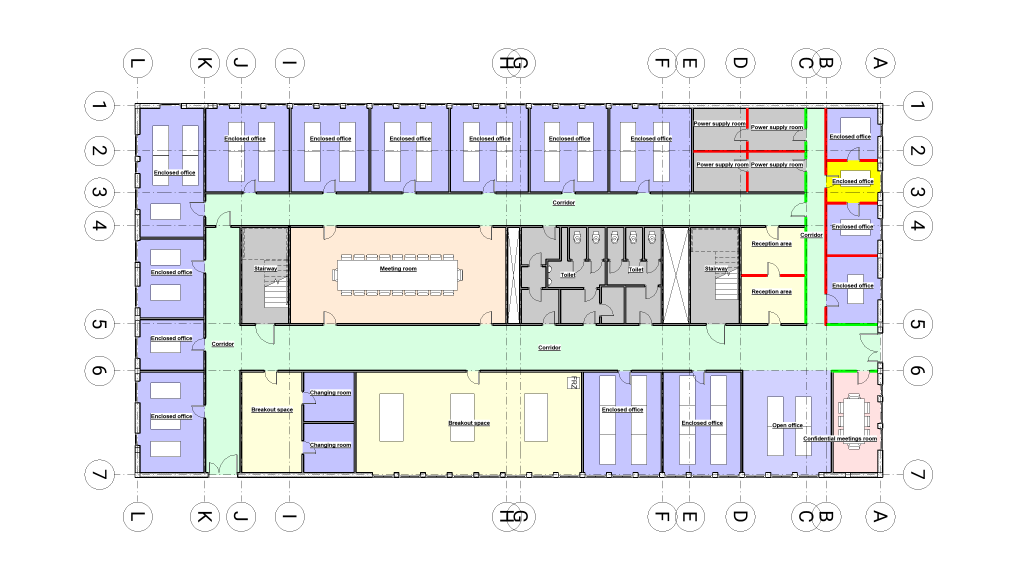
#> input picture paper-figures/U1_OK_RES_IBC1207_3_neighbor_3.png, 3052 x 1739 px, found by its file name (shown at 1/3 size)
$ python tuneFigures.py
#> lines starting #> are read from the running program, lines starting #| are printed output that depends on the picture
#> further down, im is the input picture: shape (1739, 3052, 3); mean B, G, R 233.1, 232.6, 229.7
#
# tuneFigures.py
#

# import modules
import cv2

FOLDER_PAPER_FIGURES = r'C:\dev\phd\ModelHealer\paper-figures'
FOLDER_PAPER_FIGURES_NEW = r'C:\dev\phd\ModelHealer\paper-figures\new'

def set_parameter_texts():

    label_dict = dict()

    #-
    label_name = 'ew35'
    new_dict = {
        'im_text': label_name,
        'im_x': 2020,
        'im_y': 300,
        }
    label_dict.update({label_name: new_dict})

    #-
    label_name = 'ew9'
    new_dict = {
        'im_text': label_name,
        'im_x': 2220,
        'im_y': 300,
        }
    label_dict.update({label_name: new_dict})

    #-
    label_name = 'ew7'
    new_dict = {
        'im_text': label_name,
        'im_x': 2360,
        'im_y': 300,
        }
    label_dict.update({label_name: new_dict})

    #-
    label_name = 'ew6'
    new_dict = {
        'im_text': label_name,
        'im_x': 2450,
        'im_y': 300,
        }
    label_dict.update({label_name: new_dict})

    #----------------------------------------
    label_name = 'sn21'
    new_dict = {
        'im_text': label_name,
        'im_x': 2650,
        'im_y': 490,
        }
    label_dict.update({label_name: new_dict})

    #-
    label_name = 'sn10'
    new_dict = {
        'im_text': label_name,
        'im_x': 2650,
        'im_y': 620,
        }
    label_dict.update({label_name: new_dict})

    #-
    label_name = 'sn26'
    new_dict = {
        'im_text': label_name,
        'im_x': 2650,
        'im_y': 770,
        }
    label_dict.update({label_name: new_dict})

    #-
    label_name = 'sn25'
    new_dict = {
        'im_text': label_name,
        'im_x': 2650,
        'im_y': 970,
        }
    label_dict.update({label_name: new_dict})

    #-
    label_name = 'sn1'
    new_dict = {
        'im_text': label_name,
        'im_x': 2650,
        'im_y': 1120,
        }
    label_dict.update({label_name: new_dict})

    label_name = 'sn9'
    new_dict = {
        'im_text': label_name,
        'im_x': 2330,
        'im_y': 460,
        }
    label_dict.update({label_name: new_dict})

    #-
    label_name = 'sn23'
    new_dict = {
        'im_text': label_name,
        'im_x': 2330,
        'im_y': 830,
        }
    label_dict.update({label_name: new_dict})

    #---------------------------------------- fixed
    label_name = 'sn0'
    new_dict = {
        'im_text': label_name,
        'im_x': 1510,
        'im_y': 600,
        }
    label_dict.update({label_name: new_dict})

    #-
    label_name = 'sn18'
    new_dict = {
        'im_text': label_name,
        'im_x': 1500,
        'im_y': 670,
        }
    label_dict.update({label_name: new_dict})

    #-
    label_name = 'sn24'
    new_dict = {
        'im_text': label_name,
        'im_x': 1500,
        'im_y': 1000,
        }
    label_dict.update({label_name: new_dict})
    #-
    label_name = 'sn19'
    new_dict = {
        'im_text': label_name,
        'im_x': 1500,
        'im_y': 1105,
        }
    label_dict.update({label_name: new_dict})


    #-
    label_name = 'ew2'
    new_dict = {
        'im_text': label_name,
        'im_x': 2180,
        'im_y': 900,
        }
    label_dict.update({label_name: new_dict})
    #-
    label_name = 'ew3'
    new_dict = {
        'im_text': label_name,
        'im_x': 2050,
        'im_y': 900,
        }
    label_dict.update({label_name: new_dict})
    #-
    label_name = 'ew4'
    new_dict = {
        'im_text': label_name,
        'im_x': 1950,
        'im_y': 900,
        }
    label_dict.update({label_name: new_dict})
    #-
    label_name = 'ew5'
    new_dict = {
        'im_text': label_name,
        'im_x': 1530,
        'im_y': 900,
        }
    label_dict.update({label_name: new_dict})
    #-
    label_name = 'ew18'
    new_dict = {
        'im_text': label_name,
        'im_x': 1440,
        'im_y': 900,
        }
    label_dict.update({label_name: new_dict})
    #-
    label_name = 'ew33'
    new_dict = {
        'im_text': label_name,
        'im_x': 850,
        'im_y': 900,
        }
    label_dict.update({label_name: new_dict})
    #-
    label_name = 'ew28'
    new_dict = {
        'im_text': label_name,
        'im_x': 650,
        'im_y': 900,
        }

    label_dict.update({label_name: new_dict})


    return label_dict


def draw_parameter_texts(im, text_dict):

    for key in text_dict.keys():

        # constant values.
        font = cv2.FONT_HERSHEY_DUPLEX

        # variant values.
        cv2.putText(
            im,
            text_dict[key]['im_text'],
            (text_dict[key]['im_x'],text_dict[key]['im_y']),
            font,
            0.9,
            (0, 0, 0),
            2,
            cv2.LINE_AA)

    return im


# [64 lines left out: functions set_line_parameters, draw_line, not called in this run]

# Displaying the image

def crop_img(
    img,
    c_t = 0,
    c_b = 0,
    c_l = 0,
    c_r = 0,
    ):

#> called with c_t = 130, c_b = 260, c_l = 350, c_r = 250
    x,y = 0,0
    im_h, im_w = img.shape[:2]
#> im_h = 1739; im_w = 3052
    crop_im = im[y+c_t:y+im_h-c_b, x+c_l:x+im_w-c_r]
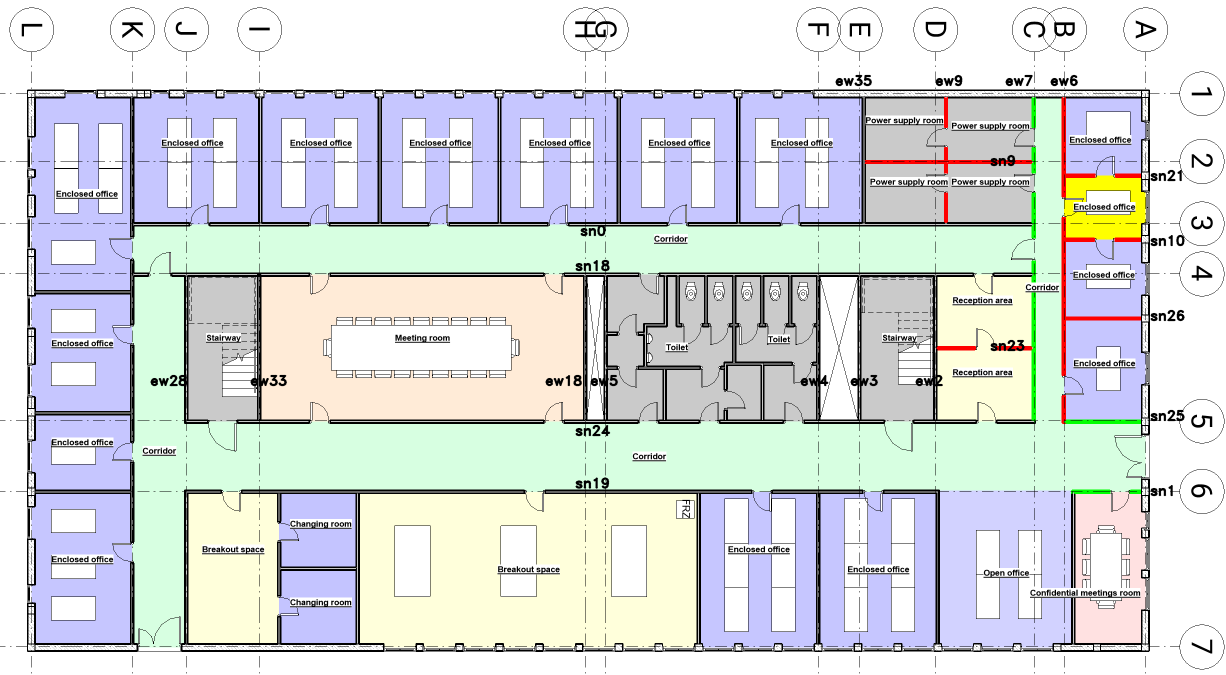
#> crop_im: shape (1349, 2452, 3) (shown at 1/2 size); mean B, G, R 220, 219.1, 214.4

    return crop_im


figure_name = r'\U1_OK_RES_IBC1207_3_neighbor_3.png'
figure_file = FOLDER_PAPER_FIGURES + figure_name
figure_file_new  = FOLDER_PAPER_FIGURES_NEW + figure_name

im = cv2.imread(figure_file)

parameter_labels = set_parameter_texts()
im = draw_parameter_texts(im, parameter_labels)

im = crop_img(im, c_t = 130, c_b = 260, c_l = 350, c_r = 250,)
cv2.imwrite(figure_file_new, im)

# [40 lines of commented-out code are left out]

$ run again, with paper-figures/0.png copied over paper-figures/U1_OK_RES_IBC1207_3_neighbor_3.png
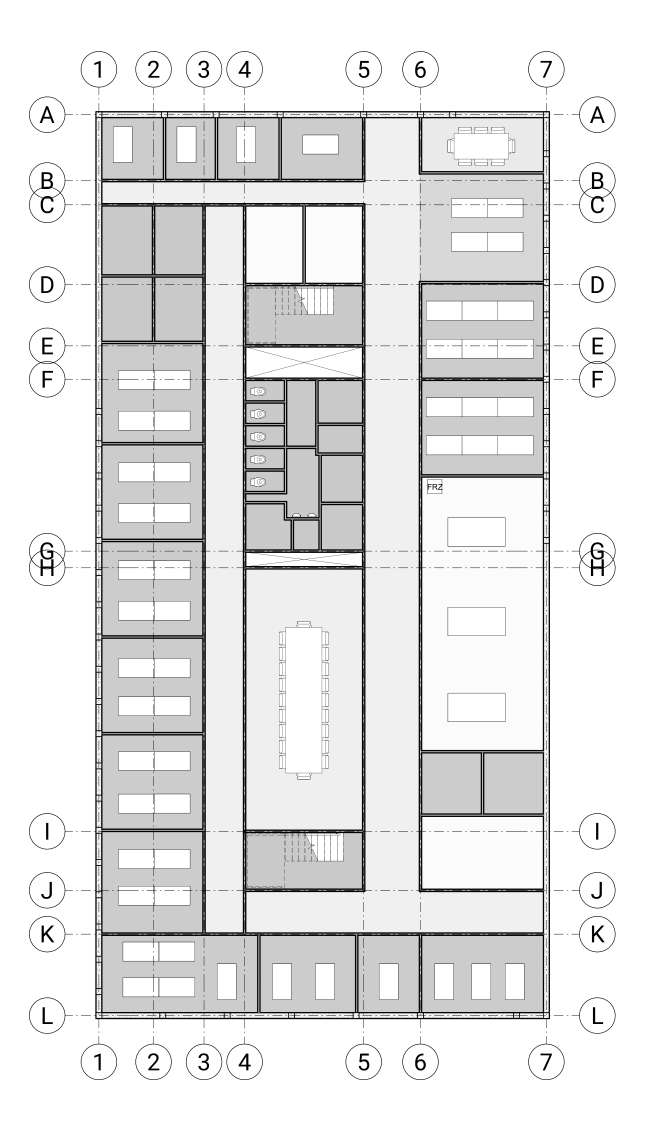
#> input picture paper-figures/0.png, 1934 x 3394 px, found by its file name (shown at 1/3 size)
#> im is the input picture: shape (3394, 1934, 3); min 0, max 255, mean 227.6
#> in crop_img, `crop_im = im[y+c_t:y+im_h-c_b, x+c_l:x+im_w-c_r]`:
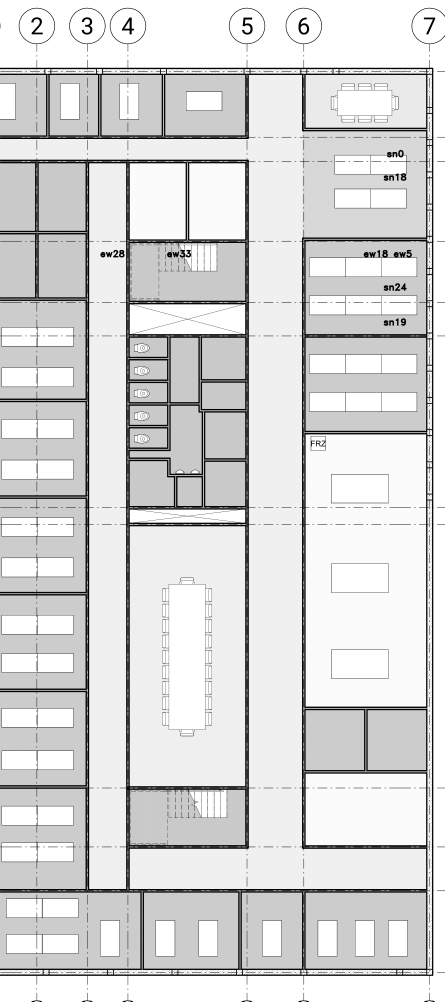
#> crop_im: shape (3004, 1334, 3) (shown at 1/3 size); min 0, max 255, mean 215.9
